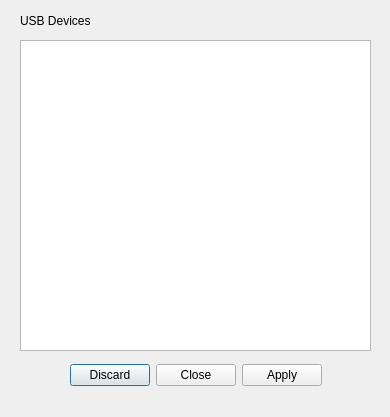
<?xml version="1.0" encoding="UTF-8"?>
<ui version="4.0">
 <class>HubSelectWindowClass</class>
 <widget class="QDialog" name="HubSelectWindowClass">
  <property name="geometry">
   <rect>
    <x>0</x>
    <y>0</y>
    <width>390</width>
    <height>417</height>
   </rect>
  </property>
  <property name="windowTitle">
   <string>USB Device Select</string>
  </property>
  <property name="modal">
   <bool>true</bool>
  </property>
  <widget class="QDialogButtonBox" name="option">
   <property name="geometry">
    <rect>
     <x>20</x>
     <y>360</y>
     <width>351</width>
     <height>31</height>
    </rect>
   </property>
   <property name="orientation">
    <enum>Qt::Horizontal</enum>
   </property>
   <property name="standardButtons">
    <set>QDialogButtonBox::Apply|QDialogButtonBox::Close|QDialogButtonBox::Discard</set>
   </property>
   <property name="centerButtons">
    <bool>true</bool>
   </property>
  </widget>
  <widget class="QListWidget" name="listWidget">
   <property name="geometry">
    <rect>
     <x>20</x>
     <y>40</y>
     <width>351</width>
     <height>311</height>
    </rect>
   </property>
  </widget>
  <widget class="QLabel" name="label">
   <property name="geometry">
    <rect>
     <x>20</x>
     <y>10</y>
     <width>141</width>
     <height>21</height>
    </rect>
   </property>
   <property name="text">
    <string>USB Devices</string>
   </property>
  </widget>
 </widget>
 <resources/>
 <connections>
  <connection>
   <sender>option</sender>
   <signal>accepted()</signal>
   <receiver>HubSelectWindowClass</receiver>
   <slot>accept()</slot>
   <hints>
    <hint type="sourcelabel">
     <x>248</x>
     <y>254</y>
    </hint>
    <hint type="destinationlabel">
     <x>157</x>
     <y>274</y>
    </hint>
   </hints>
  </connection>
  <connection>
   <sender>option</sender>
   <signal>rejected()</signal>
   <receiver>HubSelectWindowClass</receiver>
   <slot>reject()</slot>
   <hints>
    <hint type="sourcelabel">
     <x>316</x>
     <y>260</y>
    </hint>
    <hint type="destinationlabel">
     <x>286</x>
     <y>274</y>
    </hint>
   </hints>
  </connection>
 </connections>
</ui>
